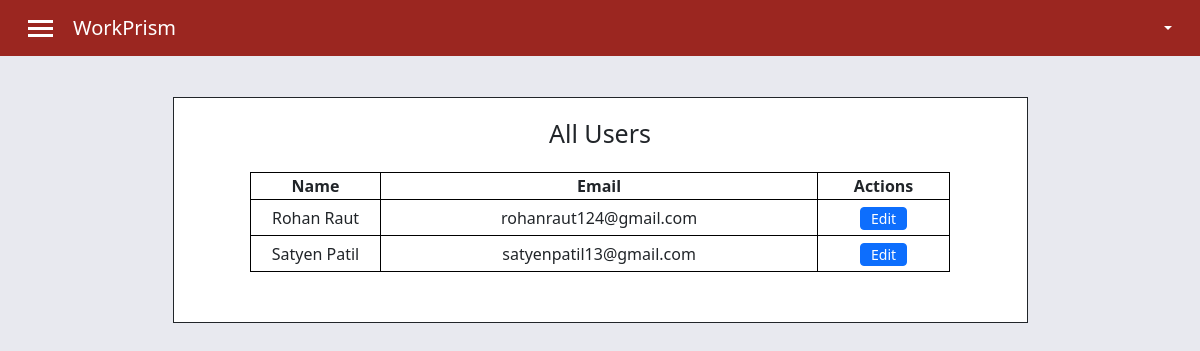
The page /all-users/ on the database as committed earlier.
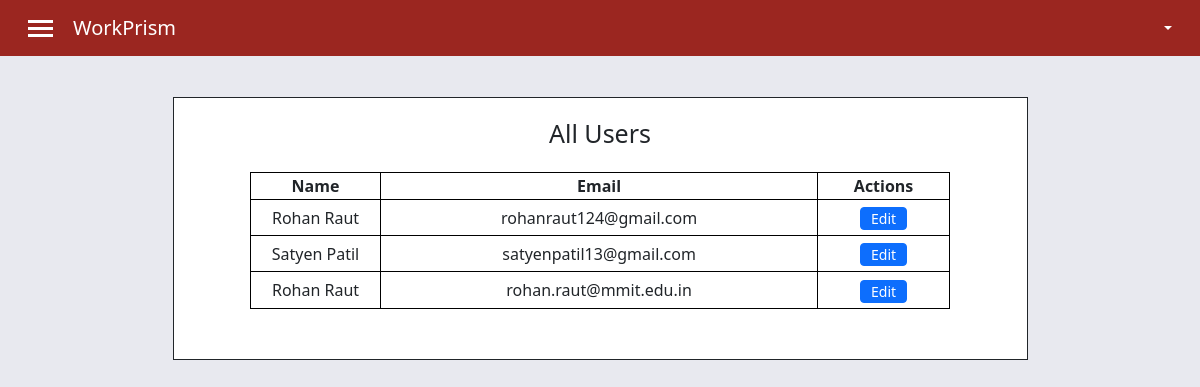
The same page on the database as committed later.
### api_services/models.py (models this page shows, shortened)
class Account(AbstractBaseUser, PermissionsMixin):
    email = models.EmailField(verbose_name="email", max_length=254, unique=True)
    username = models.CharField(max_length=100, unique=True)
    first_name = models.CharField(max_length=100)
    last_name = models.CharField(max_length=100)
    user_role = models.CharField(max_length=100)
    department = models.CharField(max_length=100)
    phone = models.CharField(max_length=10)
    date_joined = models.DateTimeField(verbose_name="date joined", auto_now_add=True)
    last_login = models.DateTimeField(verbose_name="last login", auto_now=True)
    is_admin = models.BooleanField(default=False)
    is_active = models.BooleanField(default=True)
    is_staff = models.BooleanField(default=False)
    is_superuser = models.BooleanField(default=False)
    USERNAME_FIELD = "email"
    REQUIRED_FIELDS = ["username", "first_name", "last_name", "user_role"]
    objects = MyAccountManager()

### web_app/views.py (the view)
# urls.py: path('all-users/', all_users_view, name="all_users_view"),
def all_users_view(request):
    data = {}
    data['users'] = Account.objects.all()
    return render(request, 'all_users.html', data)

### templates/all_users.html (shortened to what this page needs)
{% extends 'base.html' %}
{% block additional_links %}
<link rel="stylesheet" href="/static/all_users.css">
{% endblock additional_links %}
{% block body %}
<div class="container mt-3 mb-3">
    <div class="row justify-content-center">
        <div class="col-12 col-sm-11 col-md-11 col-lg-9 border border-dark main_content">
            <h1 class="mb-4">All Users</h1>
            <table align="center">
                <tr>
                  <th>Name</th>
                  <th>Email</th>
                  <th>Actions</th>
                </tr>
                {% for x in users %}
                    <tr>
                        <td>{{x.first_name}} {{x.last_name}}</td>
                        <td>{{x.email}}</td>
                        <td><a href="/profile/{{x.email}}"><button class="btn btn-sm btn-primary">Edit</button></a></td>
                    </tr>
                {% endfor %}
            </table>
        </div>
    </div>
</div>
{% endblock body %}

### templates/base.html (shortened to what this page needs)
<!doctype html>
<html lang="en">
  <head>
    <link href="https://cdn.jsdelivr.net/npm/bootstrap@5.3.0-alpha1/dist/css/bootstrap.min.css" rel="stylesheet">
    <link rel="stylesheet" href="/static/base.css">
    {% block additional_links %}{% endblock additional_links %}
  </head>
  <body>
    <nav class="navbar navbar_custom navbar-expand-lg bg-body-tertiary px-3">
      <div class="container-fluid d-flex justify-content-between">
        <div class="navbar_item d-flex align-items-center">
          <div class="menu_container" data-bs-toggle="offcanvas" href="#offcanvasExample" role="button" aria-controls="offcanvasExample">
            <div class="menu_icon"></div>
            <div class="menu_icon"></div>
            <div class="menu_icon"></div>
          </div>
          <a class="navbar-brand" href="#">WorkPrism</a>
        </div>
        <div class="navbar_item user_email">
          <li class="nav-item dropdown">
            <a class="nav-link dropdown-toggle" href="#" role="button" data-bs-toggle="dropdown" aria-expanded="false">
            </a>
          </li>
        </div>
        </div>
    </nav>
    {% block body %}{% endblock body %}
  </body>
</html>

### static/base.css (style rules this page uses)
.menu_icon { width: 25px; height: 3px; background-color: white; margin: 4px 0px; }
.menu_container { margin-right: 20px; }
.navbar_custom { background-color: #9B2620 !important; color: white; }
.navbar-brand { color: white; }
body { background-color: #E8E9EF; }
h1 { text-align: center; font-size: 25px; }
.dropdown { list-style-type: none; }

### static/all_users.css (style rules this page uses)
table, th, td { border: 1px solid black; }
table { text-align: center; justify-content: center; }
th { margin: auto; width: 50px; }
td { padding: 5px; }
button { align-items: center; }
.btn-sm { padding: 0px 10px; }
.main_content { background-color: white; padding-top: 20px; padding-bottom: 50px; margin-top: 25px; }
@media screen and (min-width: 992px) { table { width: 700px; } }

Rows that differ between the two databases and show on the page:
added Account: first_name "Rohan", last_name "Raut", email "rohan.raut@mmit.edu.in"
